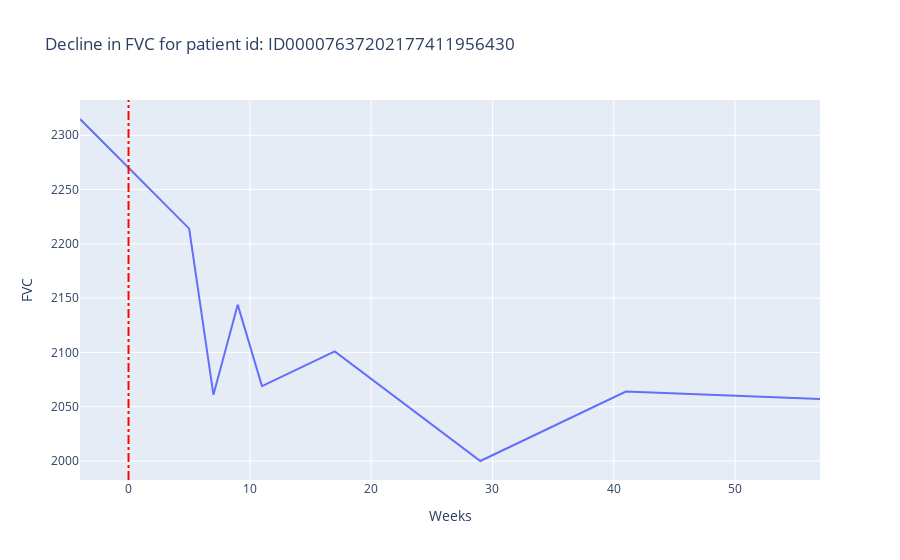

The cell this chart's notebook holds for it:
### Code cell
fig = px.line(first_patient,x="Weeks",y="FVC",title="Decline in FVC for patient id: ID00007637202177411956430")
fig.update_layout(shapes=[
    dict(
      type= 'line',
      yref= 'paper', y0= 0, y1= 1,
      xref= 'x', x0= 0, x1= 0,
      line=dict(
                    color="Red",
                    width=2,
                    dash="dashdot",
                )
    )
])
fig.show()

### Figure 1 — Plotly figure (JSON) as saved in the notebook; plotly's stock layout.template omitted (floating-point values rounded to 4 significant figures)
{"data": [{"hovertemplate": "Weeks=%{x}<br>FVC=%{y}<extra></extra>", "legendgroup": "", "line": {"color": "#636efa", "dash": "solid"}, "mode": "lines", "name": "", "orientation": "v", "showlegend": false, "type": "scatter", "x": [-4, 5, 7, 9, 11, 17, 29, 41, 57], "xaxis": "x", "y": [2315, 2214, 2061, 2144, 2069, 2101, 2000, 2064, 2057], "yaxis": "y"}], "layout": {"legend": {"tracegroupgap": 0}, "shapes": [{"line": {"color": "Red", "dash": "dashdot", "width": 2}, "type": "line", "x0": 0, "x1": 0, "xref": "x", "y0": 0, "y1": 1, "yref": "paper"}], "title": {"text": "Decline in FVC for patient id: ID00007637202177411956430"}, "xaxis": {"anchor": "y", "domain": [0, 1], "title": {"text": "Weeks"}}, "yaxis": {"anchor": "x", "domain": [0, 1], "title": {"text": "FVC"}}}}
